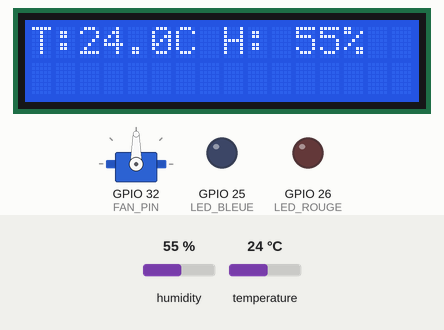
Simulated run of this sketch. Board: ESP32. Shown: 16×2 character LCD, servo, output pins drawn as LEDs (lit = HIGH). Dashed ring = blinking. Inputs (shaded band) come from the test bench; at power-on: temperature 24 °C, humidity 55 %. WiFi joins after 1.5 s; servers stay silent unless stated; web services answer with replies made up by the test bench; what the sketch prints to the serial monitor is not drawn.

Above: at 7.7 s.
7.8 s: temperature set to 12 °C
At 10.7 s:
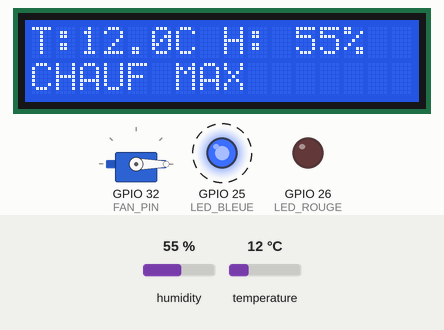
12.7 s: temperature set to 28 °C
16.2 s: temperature set to 25.7 °C
At 21.5 s:
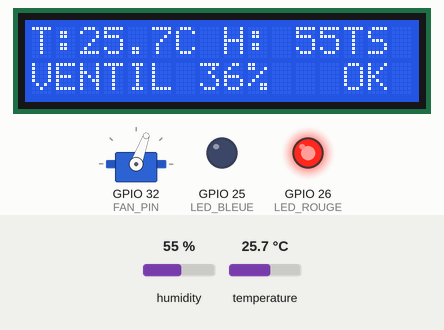
22.6 s: temperature set to 24.4 °C
At 25.3 s:
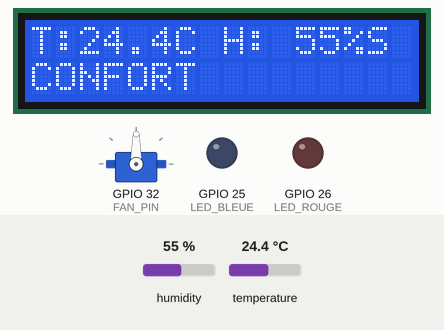
25.6 s: temperature set to 19 °C
At 28.8 s:
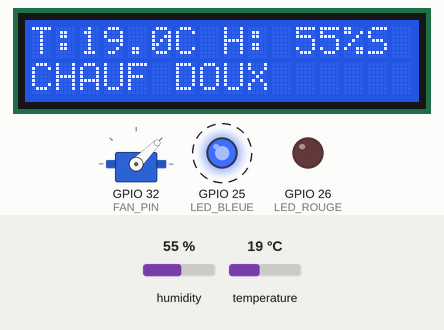
31.9 s: temperature set to 19.5 °C
At 33.3 s:
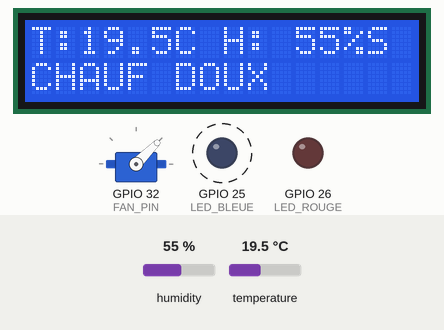
34.9 s: temperature set to 20.7 °C
At 41.5 s:
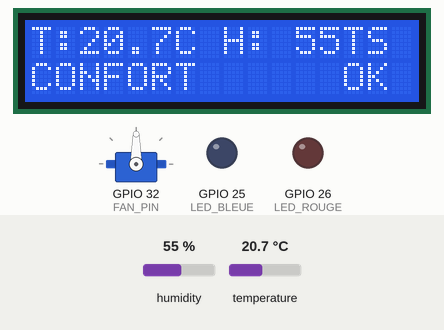
Timing chart, 0 to 42.3 s (numbered marks = the images above; inputs shaded):
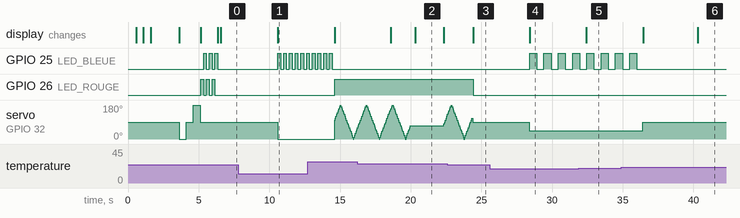

Measured:
- the behaviour switches between 25.1 and 25 °C on temperature (found by bisection; images 2 and 3)
- the behaviour switches between 19.9 and 20 °C on temperature (found by bisection; images 5 and 6)
- after the input at 7.8 s, GPIO 25 (LED_BLEUE): alternates HIGH for 0.20 s and LOW for 0.20 s, starting after 2.8 s; servo on GPIO 32 (FAN_PIN): 90° → 0° after 2.8 s; the display: changes after 2.8 s (image 1)
- after the input at 12.7 s, GPIO 25 (LED_BLEUE): goes on until 14.4 s, then stays LOW; GPIO 26 (LED_ROUGE): LOW → HIGH after 1.9 s
- after the input at 22.6 s, GPIO 26 (LED_ROUGE): HIGH → LOW after 1.8 s; the display: changes after 1.8 s (image 3)
- after the input at 25.6 s, GPIO 25 (LED_BLEUE): alternates HIGH for 0.51 s and LOW for 0.51 s, starting after 2.8 s; servo on GPIO 32 (FAN_PIN): 90° → 45° after 2.8 s; the display: changes after 2.8 s (image 4)
- after the input at 31.9 s, the display: changes after 0.50 s (image 5)
- after the input at 34.9 s, GPIO 25 (LED_BLEUE): goes on until 36.0 s, then stays LOW; servo on GPIO 32 (FAN_PIN): 45° → 90° after 1.5 s; the display: first changes after 1.5 s (image 6 shows a later state)

The sketch:

sketch.ino
```cpp
#include <ESP32Servo.h>
#include <DHT.h>
#include <LiquidCrystal_I2C.h>
#include <ThingSpeak.h>
#include <WiFi.h>
#include <HTTPClient.h>

// ==== Configuration WiFi et ThingSpeak ====
const char* ssid = "Wokwi-GUEST";
const char* password = "";
const char* thingSpeakApiKey = "YOUR_THINGSPEAK_WRITE_KEY";
unsigned long thingSpeakChannelID = 0 /* YOUR_CHANNEL_ID */;

// ==== Configuration CallMeBot WhatsApp ====
String phoneNumber = "+212XXXXXXXXX";
String apiKey = "YOUR_CALLMEBOT_KEY";

// ==== Configuration des broches ====
#define DHT22_PIN 23
#define LED_ROUGE 26
#define LED_BLEUE 25
#define FAN_PIN 32

// ==== Seuils de température ====
#define TEMP_FROID_EXTREME 15.0
#define TEMP_FROID 20.0
#define TEMP_CONFORT_MIN 20.0
#define TEMP_CONFORT_MAX 25.0
#define TEMP_CHAUD 25.0
#define TEMP_CHAUD_EXTREME 40.0

// ==== Initialisation ====
DHT dht22(DHT22_PIN, DHT22);
LiquidCrystal_I2C lcd(0x27, 16, 2);
Servo fanServo;
WiFiClient client;

// ==== Variables globales ====
unsigned long dernierMouvement = 0;
unsigned long derniereLecture = 0;
unsigned long dernierClignotement = 0;
unsigned long dernierEnvoiThingSpeak = 0;
unsigned long dernierEnvoiWhatsApp = 0; // Nouveau
const unsigned long INTERVALLE_LECTURE = 2000;
const unsigned long INTERVALLE_THINGSPEAK = 20000; // Envoi toutes les 20 secondes
const unsigned long INTERVALLE_WHATSAPP = 60000; // Envoi toutes les 60 secondes
int angleVentilateur = 90;
int vitesseVentilateur = 0;
bool directionCroissante = true;
float derniereTemp = 22.0;
float derniereHumi = 50.0;
bool etatClignotement = false;

// ==== États du système ====
enum EtatSysteme {
  CHAUFFAGE_MAX,
  CHAUFFAGE_DOUX,
  CONFORT,
  VENTILATION_FAIBLE,
  VENTILATION_MOYENNE,
  VENTILATION_FORTE,
  ERREUR
};

EtatSysteme etatActuel = CONFORT;

// ==== Fonction pour encoder l'URL ====
String urlEncode(String str) {
  String encodedString = "";
  char c;
  char code0;
  char code1;

  for (int i = 0; i < str.length(); i++) {
    c = str.charAt(i);
    if (c == ' ') {
      encodedString += '+';
    } else if (isalnum(c)) {
      encodedString += c;
    } else {
      code1 = (c & 0xf) + '0';
      if ((c & 0xf) > 9) {
        code1 = (c & 0xf) - 10 + 'A';
      }
      c = (c >> 4) & 0xf;
      code0 = c + '0';
      if (c > 9) {
        code0 = c - 10 + 'A';
      }
      encodedString += '%';
      encodedString += code0;
      encodedString += code1;
    }
  }
  return encodedString;
}

// ==== Fonction pour envoyer message WhatsApp ====
void envoyerWhatsApp(String message) {
  if (WiFi.status() != WL_CONNECTED) {
    Serial.println("WiFi non connecté - impossible d'envoyer WhatsApp");
    return;
  }

  String url = "https://api.callmebot.com/whatsapp.php?phone=" + phoneNumber +
               "&text=" + urlEncode(message) +
               "&apikey=" + apiKey;

  HTTPClient http;
  http.begin(url);

  http.addHeader("Content-Type", "application/x-www-form-urlencoded");

  int httpResponseCode = http.GET();

  if (httpResponseCode == 200) {
    Serial.println("Message WhatsApp envoyé avec succès!");
  } else {
    Serial.print("Erreur envoi WhatsApp. Code: ");
    Serial.println(httpResponseCode);
  }

  http.end();
}

// ==== Fonction pour créer le message de statut ====
String creerMessageStatut() {
  String message = "Temperature : " + String(derniereTemp, 1) + " C\n";
  message += "Humidite : " + String(derniereHumi, 0) + "%\n";

  // État du chauffage
  if (etatActuel == CHAUFFAGE_MAX || etatActuel == CHAUFFAGE_DOUX) {
    message += "Chauffage : ON\n";
    message += "Ventilateur : OFF";
  } else if (etatActuel == CONFORT) {
    message += "Chauffage : OFF\n";
    message += "Ventilateur : OFF";
  } else {
    message += "Chauffage : OFF\n";
    message += "Ventilateur : " + String(vitesseVentilateur) + "%";
  }

  return message;
}

void setup() {
  Serial.begin(115200);
  Serial.println("\n=== Système de Gestion Intelligente de Climat ===");

  // Initialisation des composants
  dht22.begin();
  lcd.init();
  lcd.backlight();

  // Configuration des LEDs en mode digital
  pinMode(LED_ROUGE, OUTPUT);
  pinMode(LED_BLEUE, OUTPUT);
  digitalWrite(LED_ROUGE, LOW);
  digitalWrite(LED_BLEUE, LOW);

  // Configuration du servo - IMPORTANT: allouer les timers
  ESP32PWM::allocateTimer(0);
  ESP32PWM::allocateTimer(1);
  ESP32PWM::allocateTimer(2);
  ESP32PWM::allocateTimer(3);

  fanServo.setPeriodHertz(50);
  fanServo.attach(FAN_PIN, 500, 2400);

  // Connexion WiFi
  connecterWiFi();

  // Initialisation ThingSpeak
  ThingSpeak.begin(client);

  // Test du servo au démarrage
  Serial.println("Test du servo...");
  fanServo.write(0);
  delay(500);
  fanServo.write(90);
  delay(500);
  fanServo.write(180);
  delay(500);
  fanServo.write(90);
  Serial.println("Servo OK!");

  // Message de démarrage
  lcd.setCursor(0, 0);
  lcd.print("Systeme Climat");
  lcd.setCursor(0, 1);
  lcd.print("Initialisation..");

  // Animation de démarrage simple
  for (int i = 0; i < 3; i++) {
    digitalWrite(LED_ROUGE, HIGH);
    delay(200);
    digitalWrite(LED_ROUGE, LOW);
    digitalWrite(LED_BLEUE, HIGH);
    delay(200);
    digitalWrite(LED_BLEUE, LOW);
  }

  lcd.clear();
  Serial.println("Système initialisé avec succès!");

  // Envoi du message de démarrage sur WhatsApp
  envoyerWhatsApp("Systeme de climat demarre!\n" + creerMessageStatut());
}

void loop() {
  unsigned long maintenant = millis();

  // Lecture des capteurs à intervalle régulier
  if (maintenant - derniereLecture >= INTERVALLE_LECTURE) {
    derniereLecture = maintenant;

    float tempC = dht22.readTemperature();
    float humi = dht22.readHumidity();

    if (isnan(tempC) || isnan(humi)) {
      gererErreur();
    } else {
      derniereTemp = tempC;
      derniereHumi = humi;

      afficherDonnees(tempC, humi);
      controlerSysteme(tempC);
      afficherMoniteurSerie(tempC, humi);
    }
  }

  // Envoi des données à ThingSpeak à intervalle régulier
  if (maintenant - dernierEnvoiThingSpeak >= INTERVALLE_THINGSPEAK) {
    dernierEnvoiThingSpeak = maintenant;
    envoyerDonneesThingSpeak();
  }

  // Envoi des données à WhatsApp à intervalle régulier
  if (maintenant - dernierEnvoiWhatsApp >= INTERVALLE_WHATSAPP) {
    dernierEnvoiWhatsApp = maintenant;
    envoyerWhatsApp(creerMessageStatut());
  }

  // Gestion continue de la rotation du ventilateur
  if (vitesseVentilateur > 0) {
    gererRotationVentilateur();
  }

  // Gestion continue des LEDs selon la température
  gererLedsSelonTemperature(derniereTemp);

  delay(10);
}

void connecterWiFi() {
  Serial.print("Connexion au WiFi");
  lcd.clear();
  lcd.setCursor(0, 0);
  lcd.print("Connexion WiFi");

  WiFi.begin(ssid, password);

  int tentatives = 0;
  while (WiFi.status() != WL_CONNECTED && tentatives < 20) {
    delay(500);
    Serial.print(".");
    lcd.setCursor(tentatives % 16, 1);
    lcd.print(".");
    tentatives++;
  }

  if (WiFi.status() == WL_CONNECTED) {
    Serial.println("\nConnecté au WiFi!");
    Serial.print("Adresse IP: ");
    Serial.println(WiFi.localIP());

    lcd.clear();
    lcd.setCursor(0, 0);
    lcd.print("WiFi OK");
    lcd.setCursor(0, 1);
    lcd.print("IP: ");
    lcd.print(WiFi.localIP());
    delay(2000);
    lcd.clear();
  } else {
    Serial.println("\nErreur connexion WiFi!");
    lcd.clear();
    lcd.setCursor(0, 0);
    lcd.print("Erreur WiFi");
    lcd.setCursor(0, 1);
    lcd.print("Mode local");
    delay(2000);
    lcd.clear();
  }
}

void envoyerDonneesThingSpeak() {
  if (WiFi.status() != WL_CONNECTED) {
    Serial.println("WiFi non connecté - tentative de reconnexion");
    connecterWiFi();
    return;
  }

  Serial.println("Envoi des données à ThingSpeak...");

  // Field 1: Température
  ThingSpeak.setField(1, derniereTemp);

  // Field 2: Humidité
  ThingSpeak.setField(2, derniereHumi);

  // Field 3: Vitesse du ventilateur
  ThingSpeak.setField(3, vitesseVentilateur);

  // Field 4: État LED Rouge (0 ou 1)
  int etatLedRouge = digitalRead(LED_ROUGE);
  ThingSpeak.setField(4, etatLedRouge);

  // Field 5: État LED Bleue (0 ou 1)
  int etatLedBleue = digitalRead(LED_BLEUE);
  ThingSpeak.setField(5, etatLedBleue);

  // Envoi des données
  int codeReponse = ThingSpeak.writeFields(thingSpeakChannelID, thingSpeakApiKey);

  if (codeReponse == 200) {
    Serial.println("Données envoyées avec succès à ThingSpeak!");

    // Affichage temporaire sur LCD
    lcd.setCursor(13, 0);
    lcd.print("TS");
    lcd.setCursor(13, 1);
    lcd.print("OK");

  } else {
    Serial.print("Erreur envoi ThingSpeak. Code: ");
    Serial.println(codeReponse);

    // Affichage temporaire sur LCD
    lcd.setCursor(13, 0);
    lcd.print("TS");
    lcd.setCursor(13, 1);
    lcd.print("ER");
  }

  // Effacer l'affichage ThingSpeak après 2 secondes
  delay(2000);
  afficherDonnees(derniereTemp, derniereHumi);
  afficherEtat();
}

void afficherDonnees(float tempC, float humi) {
  lcd.setCursor(0, 0);
  lcd.print("T:");

  if (tempC < 10) lcd.print(" ");
  lcd.print(tempC, 1);
  lcd.print("C H:");

  if (humi < 10) lcd.print(" ");
  if (humi < 100) lcd.print(" ");
  lcd.print(humi, 0);
  lcd.print("%");
}

void controlerSysteme(float tempC) {
  EtatSysteme nouvelEtat;

  // Détermination de l'état du système
  if (tempC < TEMP_FROID_EXTREME) {
    nouvelEtat = CHAUFFAGE_MAX;
    vitesseVentilateur = 0;
    fanServo.write(0);
    Serial.println("Servo -> 0 degres (CHAUFFAGE MAX)");

  } else if (tempC < TEMP_FROID) {
    nouvelEtat = CHAUFFAGE_DOUX;
    vitesseVentilateur = 0;
    fanServo.write(45);
    Serial.println("Servo -> 45 degres (CHAUFFAGE DOUX)");

  } else if (tempC >= TEMP_CONFORT_MIN && tempC <= TEMP_CONFORT_MAX) {
    nouvelEtat = CONFORT;
    vitesseVentilateur = 0;
    fanServo.write(90);
    Serial.println("Servo -> 90 degres (CONFORT)");

  } else if (tempC > TEMP_CHAUD) {
    // Calcul de la vitesse proportionnelle à la température
    vitesseVentilateur = map(
      constrain(tempC * 10, TEMP_CHAUD * 10, TEMP_CHAUD_EXTREME * 10),
      TEMP_CHAUD * 10,
      TEMP_CHAUD_EXTREME * 10,
      20,
      100
    );

    Serial.print("Servo -> ROTATION (vitesse: ");
    Serial.print(vitesseVentilateur);
    Serial.println("%)");

    // Détermination du niveau de ventilation
    if (vitesseVentilateur < 40) {
      nouvelEtat = VENTILATION_FAIBLE;
    } else if (vitesseVentilateur < 70) {
      nouvelEtat = VENTILATION_MOYENNE;
    } else {
      nouvelEtat = VENTILATION_FORTE;
    }
  }

  // Mise à jour de l'affichage si l'état a changé
  if (nouvelEtat != etatActuel) {
    etatActuel = nouvelEtat;
    afficherEtat();
  }
}

void gererLedsSelonTemperature(float tempC) {
  unsigned long maintenant = millis();

  // ===== ZONE FROIDE - LED BLEUE UNIQUEMENT =====
  if (tempC < TEMP_FROID_EXTREME) {
    // < 15°C : LED bleue CLIGNOTEMENT RAPIDE
    if (maintenant - dernierClignotement > 200) {
      dernierClignotement = maintenant;
      etatClignotement = !etatClignotement;
      digitalWrite(LED_BLEUE, etatClignotement ? HIGH : LOW);
      digitalWrite(LED_ROUGE, LOW);
    }

  } else if (tempC < TEMP_FROID) {
    // 15-20°C : LED bleue CLIGNOTEMENT LENT
    if (maintenant - dernierClignotement > 500) {
      dernierClignotement = maintenant;
      etatClignotement = !etatClignotement;
      digitalWrite(LED_BLEUE, etatClignotement ? HIGH : LOW);
      digitalWrite(LED_ROUGE, LOW);
    }

  // ===== ZONE CONFORT - TOUTES ÉTEINTES =====
  } else if (tempC >= TEMP_CONFORT_MIN && tempC <= TEMP_CONFORT_MAX) {
    // 20-25°C : Toutes les LEDs éteintes
    digitalWrite(LED_ROUGE, LOW);
    digitalWrite(LED_BLEUE, LOW);

  // ===== ZONE CHAUDE - LED ROUGE UNIQUEMENT =====
  } else if (tempC > TEMP_CHAUD && tempC <= 28.0) {
    // 25-28°C : LED rouge ALLUMÉE
    digitalWrite(LED_ROUGE, HIGH);
    digitalWrite(LED_BLEUE, LOW);

  } else if (tempC > 28.0 && tempC <= 32.0) {
    // 28-32°C : LED rouge CLIGNOTEMENT MOYEN
    if (maintenant - dernierClignotement > 400) {
      dernierClignotement = maintenant;
      etatClignotement = !etatClignotement;
      digitalWrite(LED_ROUGE, etatClignotement ? HIGH : LOW);
      digitalWrite(LED_BLEUE, LOW);
    }

  } else if (tempC > 32.0) {
    // > 32°C : LED rouge CLIGNOTEMENT RAPIDE
    if (maintenant - dernierClignotement > 150) {
      dernierClignotement = maintenant;
      etatClignotement = !etatClignotement;
      digitalWrite(LED_ROUGE, etatClignotement ? HIGH : LOW);
      digitalWrite(LED_BLEUE, LOW);
    }
  }
}

void afficherEtat() {
  lcd.setCursor(0, 1);

  switch (etatActuel) {
    case CHAUFFAGE_MAX:
      lcd.print("CHAUF MAX      ");
      break;

    case CHAUFFAGE_DOUX:
      lcd.print("CHAUF DOUX     ");
      break;

    case CONFORT:
      lcd.print("CONFORT        ");
      break;

    case VENTILATION_FAIBLE:
      lcd.print("VENTIL ");
      lcd.print(vitesseVentilateur);
      lcd.print("%    ");
      break;

    case VENTILATION_MOYENNE:
      lcd.print("VENTIL ");
      lcd.print(vitesseVentilateur);
      lcd.print("%   ");
      break;

    case VENTILATION_FORTE:
      lcd.print("VENTIL ");
      lcd.print(vitesseVentilateur);
      lcd.print("% !!!");
      break;

    case ERREUR:
      lcd.print("ERREUR CAPTEUR!");
      break;
  }
}

void gererRotationVentilateur() {
  unsigned long maintenant = millis();

  // Calcul du délai basé sur la vitesse
  int delai = map(vitesseVentilateur, 20, 100, 50, 10);

  if (maintenant - dernierMouvement > delai) {
    dernierMouvement = maintenant;

    // Rotation en va-et-vient (0° à 180°)
    if (directionCroissante) {
      angleVentilateur += 10;
      if (angleVentilateur >= 180) {
        angleVentilateur = 180;
        directionCroissante = false;
      }
    } else {
      angleVentilateur -= 10;
      if (angleVentilateur <= 0) {
        angleVentilateur = 0;
        directionCroissante = true;
      }
    }

    fanServo.write(angleVentilateur);

    // Debug tous les 30 degrés
    if (angleVentilateur % 30 == 0) {
      Serial.print("Servo rotation: ");
      Serial.print(angleVentilateur);
      Serial.println(" degres");
    }
  }
}

void gererErreur() {
  etatActuel = ERREUR;
  vitesseVentilateur = 0;

  lcd.clear();
  lcd.setCursor(0, 0);
  lcd.print("ERREUR CAPTEUR!");
  lcd.setCursor(0, 1);
  lcd.print("Verifier DHT22");

  fanServo.write(90);

  Serial.println("ERREUR: Impossible de lire le capteur DHT22!");

  // Clignotement alterné des LEDs pour indiquer l'erreur
  unsigned long maintenant = millis();
  if (maintenant - dernierClignotement > 300) {
    dernierClignotement = maintenant;
    etatClignotement = !etatClignotement;
    digitalWrite(LED_ROUGE, etatClignotement ? HIGH : LOW);
    digitalWrite(LED_BLEUE, etatClignotement ? LOW : HIGH);
  }
}

void afficherMoniteurSerie(float tempC, float humi) {
  Serial.println("================================");
  Serial.print("Temperature: ");
  Serial.print(tempC, 1);
  Serial.println(" C");

  Serial.print("Humidite: ");
  Serial.print(humi, 1);
  Serial.println(" %");

  Serial.print("Etat: ");
  switch (etatActuel) {
    case CHAUFFAGE_MAX:
      Serial.println("CHAUFFAGE MAXIMUM");
      Serial.println("LED Bleue: CLIGNOTEMENT RAPIDE");
      Serial.println("Servo: 0 degres");
      break;
    case CHAUFFAGE_DOUX:
      Serial.println("CHAUFFAGE DOUX");
      Serial.println("LED Bleue: CLIGNOTEMENT LENT");
      Serial.println("Servo: 45 degres");
      break;
    case CONFORT:
      Serial.println("ZONE DE CONFORT");
      Serial.println("LEDs: TOUTES ETEINTES");
      Serial.println("Servo: 90 degres");
      break;
    case VENTILATION_FAIBLE:
      Serial.print("VENTILATION FAIBLE (");
      Serial.print(vitesseVentilateur);
      Serial.println("%)");
      Serial.println("LED Rouge: ALLUMEE");
      Serial.println("Servo: ROTATION");
      break;
    case VENTILATION_MOYENNE:
      Serial.print("VENTILATION MOYENNE (");
      Serial.print(vitesseVentilateur);
      Serial.println("%)");
      Serial.println("LED Rouge: CLIGNOTEMENT MOYEN");
      Serial.println("Servo: ROTATION");
      break;
    case VENTILATION_FORTE:
      Serial.print("VENTILATION FORTE (");
      Serial.print(vitesseVentilateur);
      Serial.println("%)");
      Serial.println("LED Rouge: CLIGNOTEMENT RAPIDE");
      Serial.println("Servo: ROTATION RAPIDE");
      break;
    case ERREUR:
      Serial.println("ERREUR");
      Serial.println("LEDs: CLIGNOTEMENT ALTERNE");
      break;
  }

  Serial.print("Vitesse ventilateur: ");
  Serial.print(vitesseVentilateur);
  Serial.println("%");

  Serial.print("Angle servo actuel: ");
  Serial.print(angleVentilateur);
  Serial.println(" degres");

  Serial.print("LED Rouge: ");
  Serial.println(digitalRead(LED_ROUGE) ? "ON" : "OFF");

  Serial.print("LED Bleue: ");
  Serial.println(digitalRead(LED_BLEUE) ? "ON" : "OFF");

  Serial.println("================================\n");
}
```
